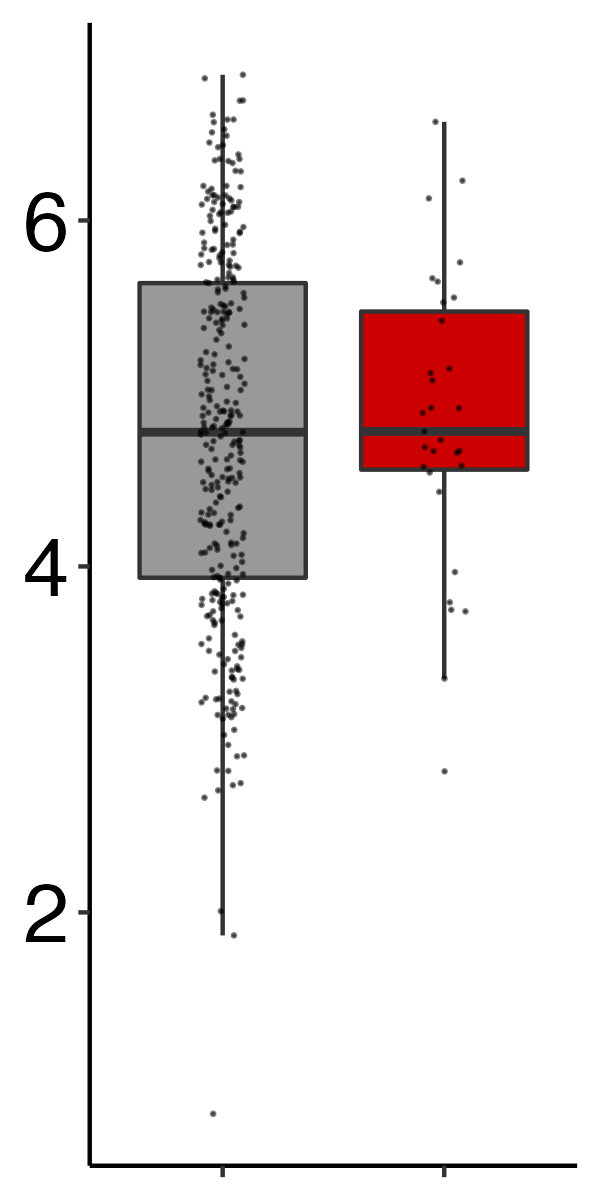

Source code (R):
#FigureS5i - Greenleaf-derived myeloid signatures from BeatAML
#Authors: Sean Wen and Alba Meira

# Load packages
library(ggplot2)

# Read file
df <- read.table("../../../Sources/BeatAML/Master.txt", sep="\t", header=TRUE, stringsAsFactors=FALSE)

# Set factor level
table(df$genotype.TP53)
df$genotype.TP53 <- factor(df$genotype.TP53,
                           levels=c("Wildtype", "Mutant (1 hit)", "Mutant (2 hits)"),
                           labels=c("WT", "Mut", "Mut")
)

###########################################################

# Boxplot
    # Definition
    data <- df
    x <- data$genotype.TP53
    y <- data$myeloid.greenleaf.score

    #Plot
    plot <- ggplot() +
      geom_boxplot(data, mapping=aes(x=x, y=y, fill=x), outlier.shape=NA, show.legend = FALSE) +
      scale_fill_manual(values=c("grey60","red3"))+
      geom_jitter(data, mapping=aes(x=x, y=y), position=position_jitter(width=0.1, height=0), size=0.1,alpha=0.5) +
      theme(panel.grid.major = element_blank(),
            panel.grid.minor = element_blank(),
            panel.background = element_blank(),
            panel.border=element_blank(),
            axis.line.y.left = element_line(color="black"),
            axis.line.x = element_line(color="black"),
            axis.title=element_text(size=12),
            axis.text=element_text(size=12),
            axis.text.x=element_blank(),
            axis.text.y=element_text(size=20, colour="black"),
            axis.title.x=element_blank(),
            axis.title.y=element_blank()
      )

    # Save file
    ggsave(file="FigureS5i.png", width=2, height=4)

# Statistical test
wilcox.test(y~x)$p.value #0.6478506
